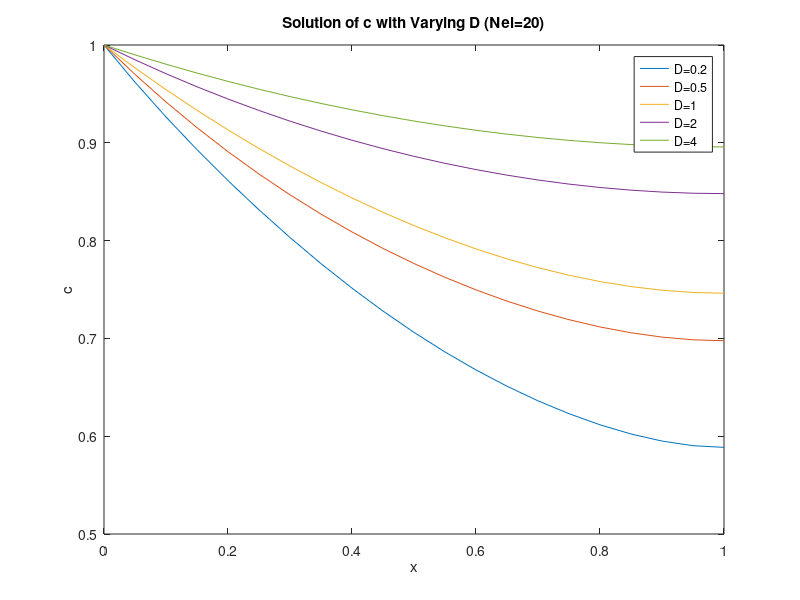

Write MATLAB code to recreate this figure.
load D.mat;

x = (0:20) / 20;

plot(x, D02); hold on
plot(x, D05);
plot(x, D1);
plot(x, D2);
plot(x, D4);

title('Solution of c with Varying D (Nel=20)');
xlabel('x');
ylabel('c');
legend('D=0.2', 'D=0.5', 'D=1', 'D=2', 'D=4');

hold off;